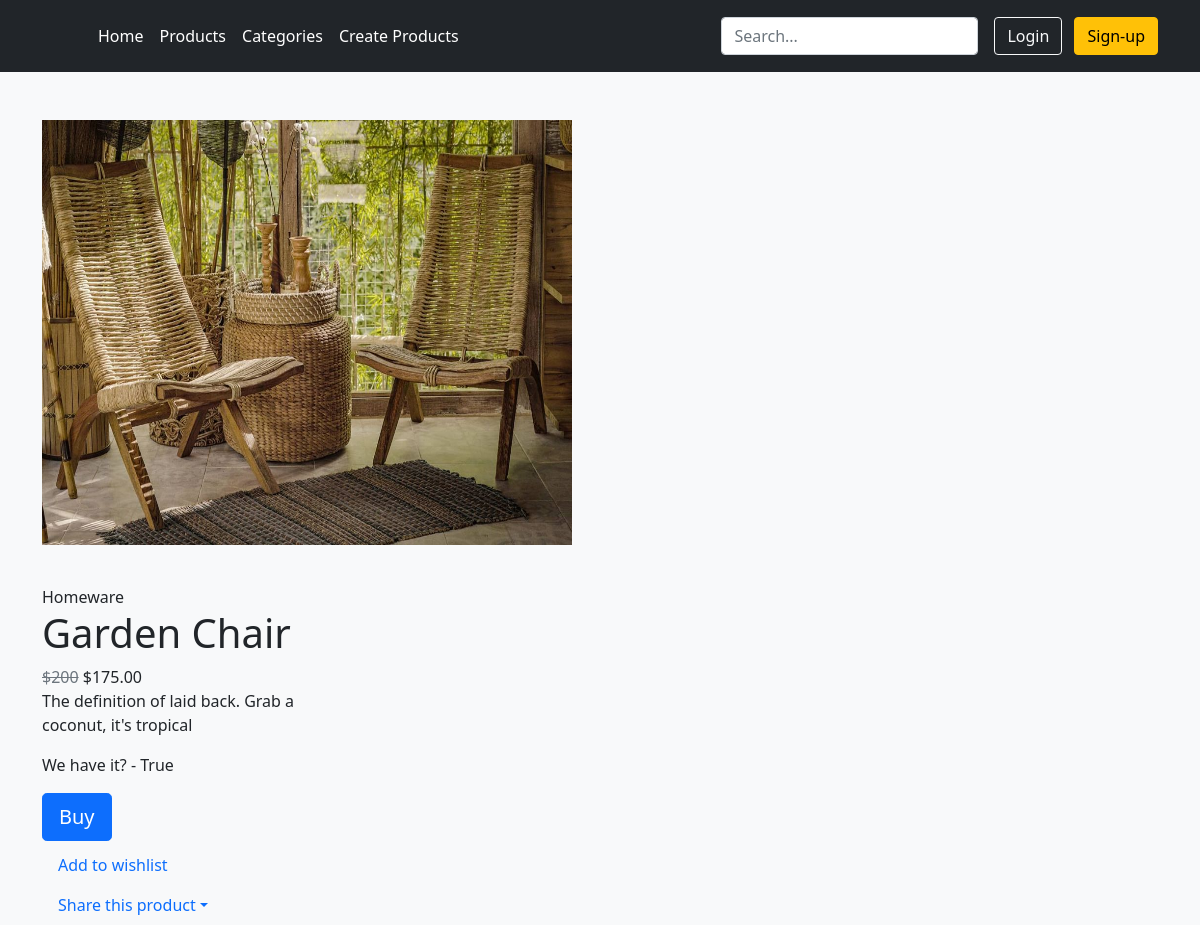
Page /products/8 on the committed database.
### products/models.py (models this page shows, shortened)
class Product(models.Model):
    title = models.CharField(max_length=200)
    description = models.TextField(blank=True)
    image = models.ImageField(upload_to='images/')
    price = models.DecimalField(max_digits=6, decimal_places=2)
    category = models.ForeignKey(Category, related_name='product', on_delete=models.CASCADE)
    slug = models.SlugField(max_length=255)
    quantity = models.IntegerField(default=0)
    is_active = models.BooleanField(default=True)
    created = models.DateTimeField(auto_now_add=True)
    updated = models.DateTimeField(auto_now=True)
    class Meta:
        verbose_name_plural = 'Products'
        ordering = ('-created',)
    @property
    def in_stock(self):
        return self.quantity > 0

class Category(models.Model):
    name = models.CharField(max_length=100)
    slug = models.SlugField(max_length=255, unique=True)
    class Meta:
        verbose_name_plural = 'categories'
    def __str__(self):
        return self.name

### storeAnada/views.py (the view)
# urls.py: path('products/<pk>', storeAnada.views.ProductDetailView.as_view(), name='product-detail'),
class ProductDetailView(DetailView):
	template_name = "products/product_detail.html"
	model = Product

### templates/products/product_detail.html (shortened to what this page needs)
{% extends "base.html" %}
{% load static %}
{% block content %}
<section class="hero bg-light pt-5">
      <div class="container">
            <div class="row gutter-2 gutter-md-4 justify-content-between">
              <div class="col-lg-7">
                <div class="row gutter-1 justify-content-between">
                  <div class="col-lg-10 order-lg-2">
                    <div class="owl-carousel gallery" data-slider-id="1" data-thumbs="true" data-nav="true">
                      <figure class="equal">
                          <img src="/media/{{ product.image }}" alt="{{ product.title }}" width="100%" height="425">
                      </figure>
                  </div>
                  <div class="col-lg-2 text-center text-lg-left order-lg-1">
                    <div class="owl-thumbs" data-slider-id="1">
                    </div>
                  </div>
                </div>
              </div>
              <div class="col-lg-5 mb-5 mb-lg-0">
                <div class="row">
                  <div class="col-12">
                    <span class="item-brand">{{ product.category }}</span>
                    <h1 class="item-title">{{ product.title }}</h1>
                    <span class="item-price"><s class="text-muted">$200</s> ${{ product.price }}</span>
                  </div>
                </div>
                <div class="row">
                  <div class="col-12">
                    <p>{{ product.description }}</p>
                  </div>
                    <p>We have it? - {{ product.in_stock }}</p>
                </div>
                <div class="row">
                  <div class="col-md-8">
                    <a href="{% url 'purchase' pk=product.pk %}" class="btn btn-block btn-lg btn-primary">Buy</a>
                  </div>
                  <div class="col-12 mt-1">
                    <ul class="nav nav-actions">
                      <li class="nav-item">
                        <a class="nav-link" href="#">Add to wishlist</a>
                      </li>
                      <li class="nav-item dropdown">
                        <a class="nav-link dropdown-toggle" data-toggle="dropdown" href="#" role="button" aria-haspopup="true" aria-expanded="false">Share this product</a>
                      </li>
                    </ul>
                  </div>
                </div>
              </div>
            </div>
          </div>
      </div>
</section>
{% endblock %}

### rows in the picture
Product: image (picture), category "Homeware", title "Garden Chair", price "175.00", description "The definition of laid back. Grab a coconut, it's tropical", in_stock "True"
